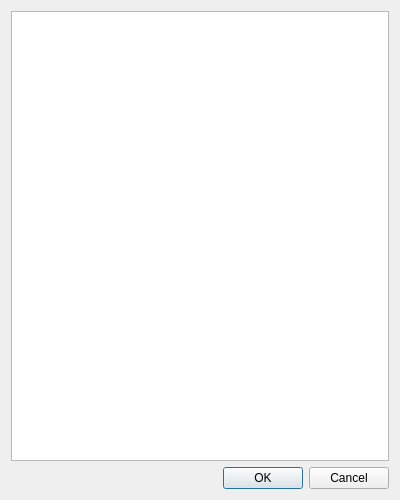
<?xml version="1.0" encoding="UTF-8"?>
<ui version="4.0">
 <class>ObjChoiceDialog</class>
 <widget class="QDialog" name="ObjChoiceDialog">
  <property name="geometry">
   <rect>
    <x>0</x>
    <y>0</y>
    <width>400</width>
    <height>500</height>
   </rect>
  </property>
  <property name="windowTitle">
   <string>Objects choice</string>
  </property>
  <layout class="QVBoxLayout" name="verticalLayout">
   <item>
    <widget class="QListView" name="objects_listView">
     <property name="selectionMode">
      <enum>QAbstractItemView::SelectionMode::ExtendedSelection</enum>
     </property>
    </widget>
   </item>
   <item>
    <widget class="QDialogButtonBox" name="buttonBox">
     <property name="orientation">
      <enum>Qt::Orientation::Horizontal</enum>
     </property>
     <property name="standardButtons">
      <set>QDialogButtonBox::StandardButton::Cancel|QDialogButtonBox::StandardButton::Ok</set>
     </property>
    </widget>
   </item>
  </layout>
 </widget>
 <resources/>
 <connections>
  <connection>
   <sender>buttonBox</sender>
   <signal>accepted()</signal>
   <receiver>ObjChoiceDialog</receiver>
   <slot>accept()</slot>
   <hints>
    <hint type="sourcelabel">
     <x>248</x>
     <y>254</y>
    </hint>
    <hint type="destinationlabel">
     <x>157</x>
     <y>274</y>
    </hint>
   </hints>
  </connection>
  <connection>
   <sender>buttonBox</sender>
   <signal>rejected()</signal>
   <receiver>ObjChoiceDialog</receiver>
   <slot>reject()</slot>
   <hints>
    <hint type="sourcelabel">
     <x>316</x>
     <y>260</y>
    </hint>
    <hint type="destinationlabel">
     <x>286</x>
     <y>274</y>
    </hint>
   </hints>
  </connection>
 </connections>
</ui>
